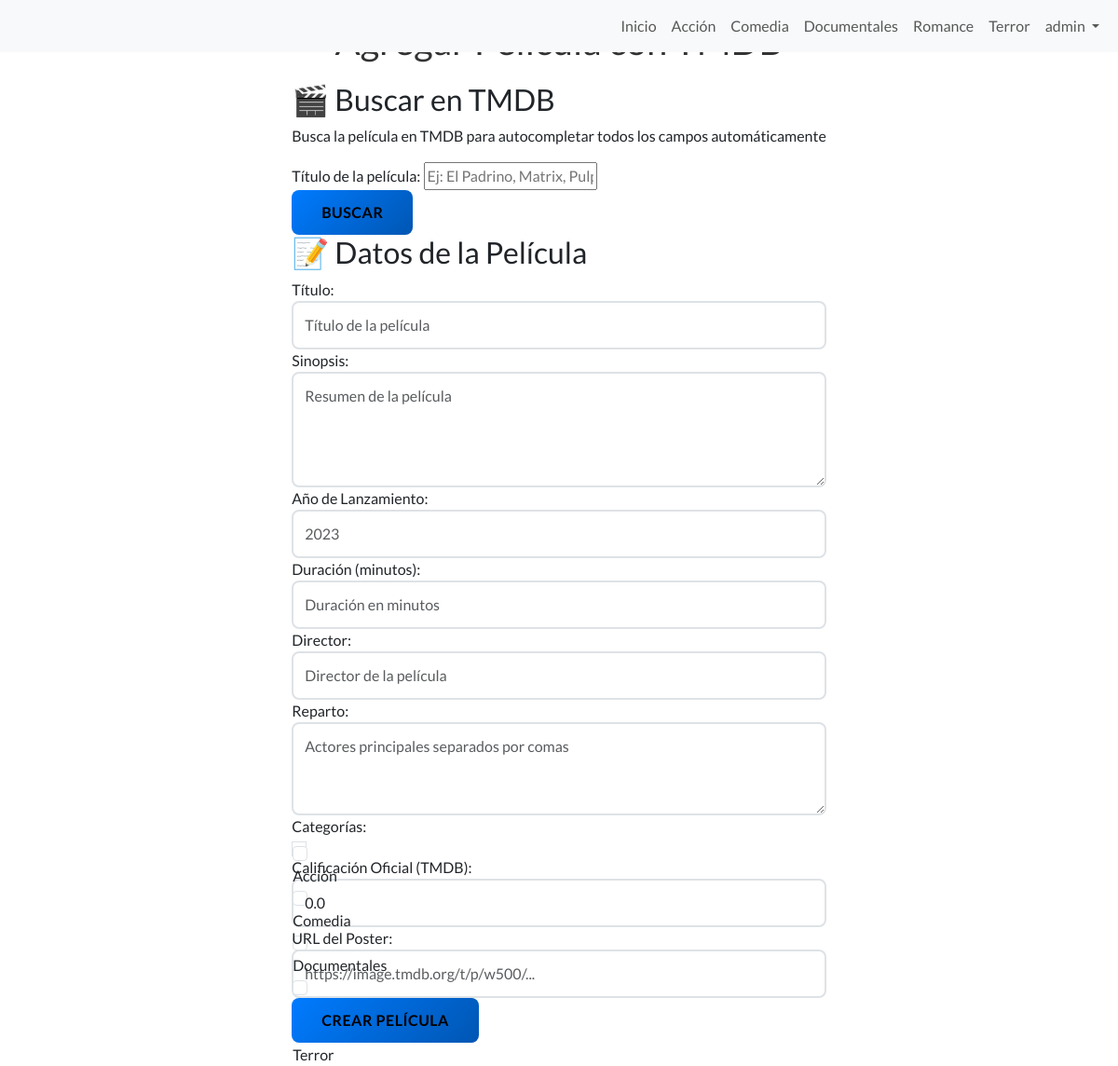
Before: /tmdb/agregar-pelicula/ (signed in) with the older database file.
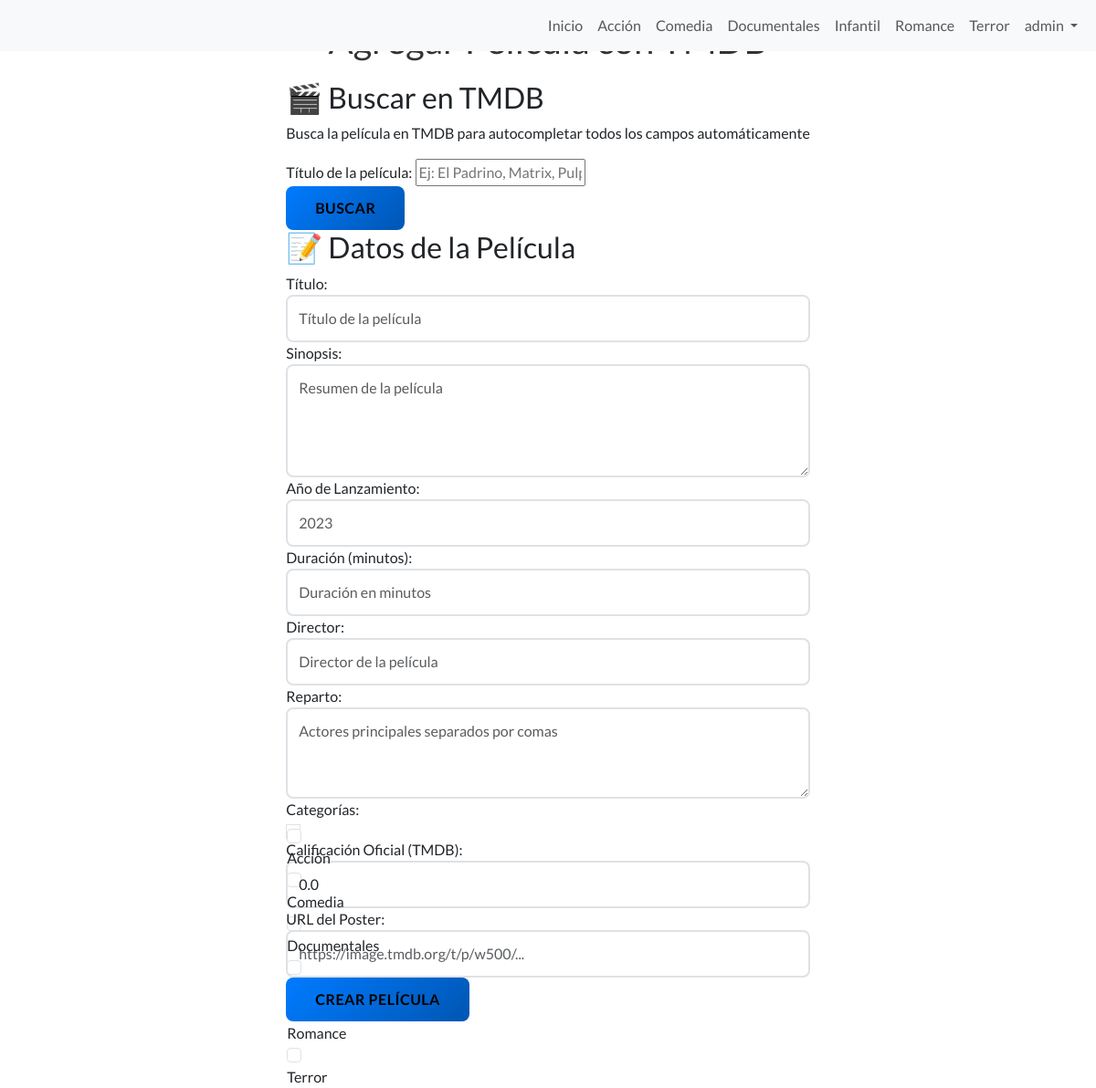
After: the same page with the newer database file.
### core/models.py (models this page shows)
class Categoria(models.Model):
    nombre = models.CharField(max_length=50, unique=True)
    slug = models.SlugField(unique=True)
    descripcion = models.TextField(blank=True)
    class Meta:
        verbose_name = "Categoría"
        verbose_name_plural = "Categorías"
        ordering = ['nombre']
    def __str__(self):
        return self.nombre

### core/tmdb_views.py (the view)
# urls.py: path('tmdb/agregar-pelicula/', tmdb_views.agregar_pelicula_con_tmdb, name='tmdb_agregar_pelicula'),
@staff_member_required
def agregar_pelicula_con_tmdb(request):
    if request.method == 'POST':
        form = PeliculaForm(request.POST)
        if form.is_valid():
            pelicula = form.save()
            messages.success(request, f'Película "{pelicula.titulo}" creada exitosamente.')
            return redirect('tmdb_agregar_pelicula')  # Redirigir a la misma página para añadir otra
        else:
            messages.error(request, 'Hay errores en el formulario. Revisa los datos.')
    else:
        form = PeliculaForm()
    categorias = Categoria.objects.all()
    context = {
        'form': form,
        'categorias': categorias,
        'title': 'Agregar Película con TMDB'
    }
    return render(request, 'core/admin/agregar_pelicula_tmdb.html', context)

### core/context_processors.py (called while the page is built)
def categorias_context(request):
    categorias = Categoria.objects.all().order_by('nombre')
    return {
        'categorias_nav': categorias
    }

### core/templates/core/admin/agregar_pelicula_tmdb.html (shortened to what this page needs)
{% extends 'core/base.html' %}
{% block content %}
<div class="admin-container">
    <h1>{{ title }}</h1>
    <div class="tmdb-search-section">
        <h2>🎬 Buscar en TMDB</h2>
        <p>Busca la película en TMDB para autocompletar todos los campos automáticamente</p>
        <div class="search-form">
            <div class="search-input-group">
                <label for="tmdb-search">Título de la película:</label>
                <input type="text" id="tmdb-search" placeholder="Ej: El Padrino, Matrix, Pulp Fiction...">
            </div>
            <button type="button" id="btn-buscar-tmdb" class="btn-primary">Buscar</button>
        </div>
    </div>
    <div class="form-section">
        <h2>📝 Datos de la Película</h2>
        <form method="post" id="pelicula-form">
            <div class="form-group">
                <label for="{{ form.titulo.id_for_label }}">Título:</label>
                {{ form.titulo }}
            </div>
            <div class="form-group">
                <label for="{{ form.sinopsis.id_for_label }}">Sinopsis:</label>
                {{ form.sinopsis }}
            </div>
            <div class="form-group">
                <label for="{{ form.año.id_for_label }}">Año de Lanzamiento:</label>
                {{ form.año }}
            </div>
            <div class="form-group">
                <label for="{{ form.duracion.id_for_label }}">Duración (minutos):</label>
                {{ form.duracion }}
            </div>
            <div class="form-group">
                <label for="{{ form.director.id_for_label }}">Director:</label>
                {{ form.director }}
            </div>
            <div class="form-group">
                <label for="{{ form.reparto.id_for_label }}">Reparto:</label>
                {{ form.reparto }}
            </div>
            <div class="form-group">
                <label for="{{ form.categorias.id_for_label }}">Categorías:</label>
                {{ form.categorias }}
            </div>
            <div class="form-group">
                <label for="{{ form.calificacion_oficial.id_for_label }}">Calificación Oficial (TMDB):</label>
                {{ form.calificacion_oficial }}
            </div>
            <div class="form-group">
                <label for="{{ form.poster.id_for_label }}">URL del Poster:</label>
                {{ form.poster }}
            </div>
            <button type="submit" class="btn-primary">Crear Película</button>
        </form>
    </div>
</div>
{% endblock %}

### core/templates/core/base.html (shortened to what this page needs)
{% load static %}
<!DOCTYPE html>
<html lang="es">
<head>
    <link href="https://cdn.jsdelivr.net/npm/bootstrap@5.3.7/dist/css/bootstrap.min.css"
          rel="stylesheet"
>
    <link rel="stylesheet" href="https://cdn.jsdelivr.net/npm/sweetalert2@11/dist/sweetalert2.min.css">
    <link rel="stylesheet" href="{% static 'core/css/styles.css' %}">
</head>
<body>
    <nav class="navbar navbar-expand-sm bg-body-tertiary w-100 fixed-top">
        <div class="container-fluid">
            <div class="collapse navbar-collapse" id="navbarNav">
                <ul class="navbar-nav ms-auto">
                    <li class="nav-item">
                        <a class="nav-link {% if request.resolver_match.url_name == 'index' %}disabled{% endif %}" href="{% url 'core:index' %}">Inicio</a>
                    </li>
                    {% for categoria in categorias_nav %}
                        <li class="nav-item">
                            <a class="nav-link {% if request.resolver_match.kwargs.categoria_slug == categoria.slug or request.resolver_match.url_name == categoria.slug %}disabled{% endif %}"
                               href="{% url 'core:categoria' categoria.slug %}">{{ categoria.nombre }}</a>
                        </li>
                    {% endfor %}
                    <li class="nav-item dropdown">
                        <a class="nav-link dropdown-toggle" href="#" role="button" data-bs-toggle="dropdown" aria-expanded="false">
                            {% if user.is_authenticated %}
                                {{ user.first_name|default:user.username }}
                            {% else %}
                                Mi Cuenta
                            {% endif %}
                        </a>
                    </li>
                </ul>
            </div>
        </div>
    </nav>
    <main>
        {% block content %}
        {% endblock %}
    </main>
</body>
</html>

Changed rows visible on the page:
added Categoria: nombre "Infantil"
Other visible differences:
form field categorias: "☐ ☐ ☐ ☐ ☐" → "☐ ☐ ☐ ☐ ☐ ☐"
text no longer shown: "Acción Comedia Documentales Romance Terror"
text now shown: "Acción Comedia Documentales Infantil Romance Terror"
